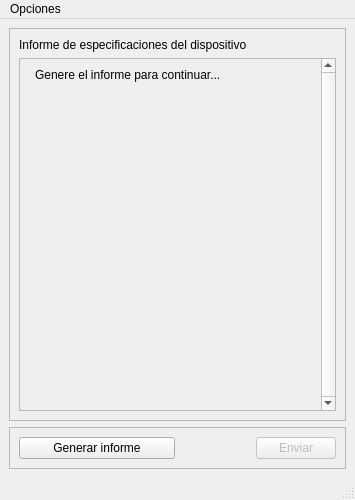
<?xml version="1.0" encoding="UTF-8"?>
<ui version="4.0">
 <class>MainWindow</class>
 <widget class="QMainWindow" name="MainWindow">
  <property name="enabled">
   <bool>true</bool>
  </property>
  <property name="geometry">
   <rect>
    <x>0</x>
    <y>0</y>
    <width>355</width>
    <height>500</height>
   </rect>
  </property>
  <property name="sizePolicy">
   <sizepolicy hsizetype="Fixed" vsizetype="Preferred">
    <horstretch>0</horstretch>
    <verstretch>0</verstretch>
   </sizepolicy>
  </property>
  <property name="minimumSize">
   <size>
    <width>350</width>
    <height>500</height>
   </size>
  </property>
  <property name="maximumSize">
   <size>
    <width>700</width>
    <height>16777215</height>
   </size>
  </property>
  <property name="windowTitle">
   <string>Specs</string>
  </property>
  <property name="windowIcon">
   <iconset theme="QIcon::ThemeIcon::DocumentPrint"/>
  </property>
  <widget class="QWidget" name="centralwidget">
   <layout class="QVBoxLayout" name="verticalLayout_3">
    <item>
     <widget class="QFrame" name="frame_2">
      <property name="minimumSize">
       <size>
        <width>0</width>
        <height>157</height>
       </size>
      </property>
      <property name="frameShape">
       <enum>QFrame::Shape::StyledPanel</enum>
      </property>
      <property name="frameShadow">
       <enum>QFrame::Shadow::Raised</enum>
      </property>
      <layout class="QVBoxLayout" name="verticalLayout_2">
       <item>
        <widget class="QLabel" name="title_textLabel">
         <property name="text">
          <string>Informe de especificaciones del dispositivo</string>
         </property>
        </widget>
       </item>
       <item>
        <widget class="QScrollArea" name="info_scrollArea">
         <property name="enabled">
          <bool>true</bool>
         </property>
         <property name="verticalScrollBarPolicy">
          <enum>Qt::ScrollBarPolicy::ScrollBarAlwaysOn</enum>
         </property>
         <property name="widgetResizable">
          <bool>true</bool>
         </property>
         <widget class="QWidget" name="info_scrollAreaWidgetContents">
          <property name="enabled">
           <bool>true</bool>
          </property>
          <property name="geometry">
           <rect>
            <x>0</x>
            <y>0</y>
            <width>301</width>
            <height>345</height>
           </rect>
          </property>
          <layout class="QFormLayout" name="formLayout">
           <item row="0" column="0">
            <widget class="QWidget" name="widget" native="true"/>
           </item>
           <item row="0" column="1">
            <widget class="QLabel" name="info_label">
             <property name="focusPolicy">
              <enum>Qt::FocusPolicy::NoFocus</enum>
             </property>
             <property name="text">
              <string>Genere el informe para continuar...</string>
             </property>
             <property name="wordWrap">
              <bool>false</bool>
             </property>
             <property name="textInteractionFlags">
              <set>Qt::TextInteractionFlag::LinksAccessibleByMouse|Qt::TextInteractionFlag::TextSelectableByMouse</set>
             </property>
            </widget>
           </item>
          </layout>
         </widget>
        </widget>
       </item>
      </layout>
     </widget>
    </item>
    <item>
     <widget class="QFrame" name="frame">
      <property name="maximumSize">
       <size>
        <width>337</width>
        <height>44</height>
       </size>
      </property>
      <property name="frameShape">
       <enum>QFrame::Shape::StyledPanel</enum>
      </property>
      <property name="frameShadow">
       <enum>QFrame::Shadow::Raised</enum>
      </property>
      <layout class="QHBoxLayout" name="horizontalLayout">
       <item>
        <widget class="QPushButton" name="run_button">
         <property name="sizePolicy">
          <sizepolicy hsizetype="Maximum" vsizetype="Fixed">
           <horstretch>0</horstretch>
           <verstretch>0</verstretch>
          </sizepolicy>
         </property>
         <property name="maximumSize">
          <size>
           <width>231</width>
           <height>16777215</height>
          </size>
         </property>
         <property name="toolTip">
          <string/>
         </property>
         <property name="toolTipDuration">
          <number>-1</number>
         </property>
         <property name="whatsThis">
          <string/>
         </property>
         <property name="text">
          <string>Generar informe</string>
         </property>
         <property name="shortcut">
          <string comment="asd"/>
         </property>
        </widget>
       </item>
       <item alignment="Qt::AlignmentFlag::AlignRight">
        <widget class="QPushButton" name="send_button">
         <property name="enabled">
          <bool>false</bool>
         </property>
         <property name="maximumSize">
          <size>
           <width>80</width>
           <height>16777215</height>
          </size>
         </property>
         <property name="text">
          <string>Enviar</string>
         </property>
        </widget>
       </item>
      </layout>
     </widget>
    </item>
   </layout>
  </widget>
  <widget class="QMenuBar" name="menubar">
   <property name="enabled">
    <bool>true</bool>
   </property>
   <property name="geometry">
    <rect>
     <x>0</x>
     <y>0</y>
     <width>355</width>
     <height>21</height>
    </rect>
   </property>
   <widget class="QMenu" name="menuOpciones">
    <property name="title">
     <string>Opciones</string>
    </property>
    <addaction name="actionScheduleTaskTime"/>
    <addaction name="actionCancelTask"/>
   </widget>
   <addaction name="menuOpciones"/>
  </widget>
  <widget class="QStatusBar" name="statusbar">
   <property name="enabled">
    <bool>true</bool>
   </property>
  </widget>
  <action name="actionScheduleTaskTime">
   <property name="text">
    <string>Programar hora de ejecución</string>
   </property>
  </action>
  <action name="actionCancelTask">
   <property name="text">
    <string>Detener ejecución</string>
   </property>
  </action>
 </widget>
 <resources/>
 <connections/>
</ui>
